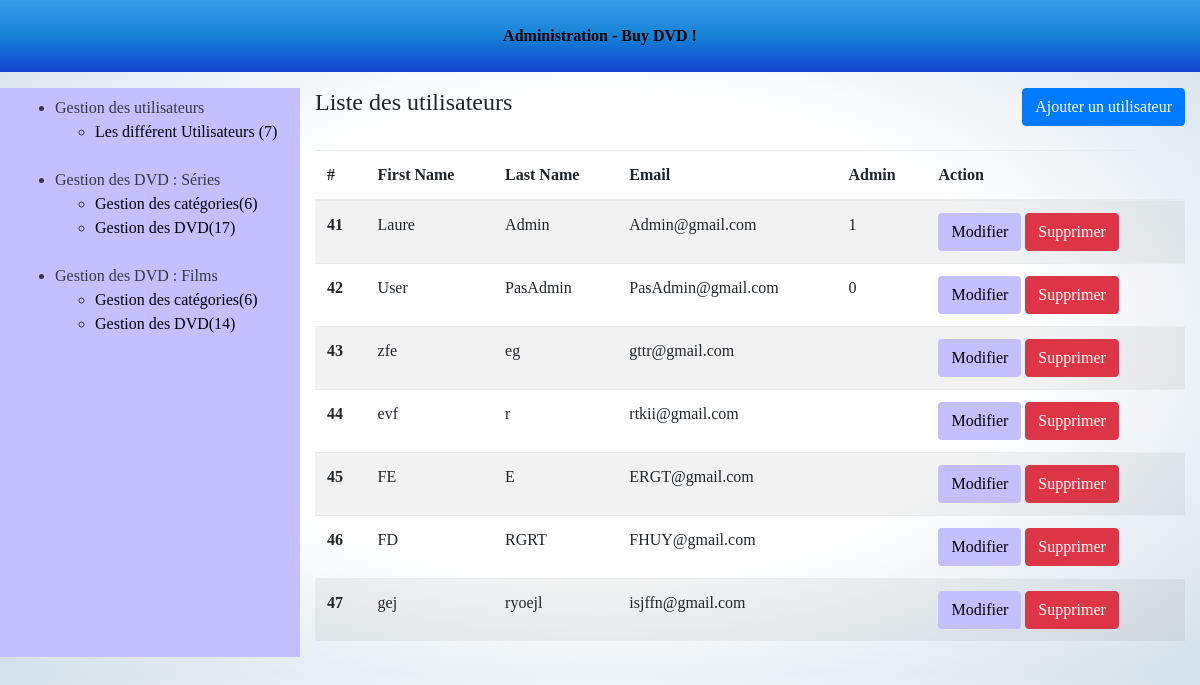
The page /admin/user-list.php (signed in) on the database as committed earlier.
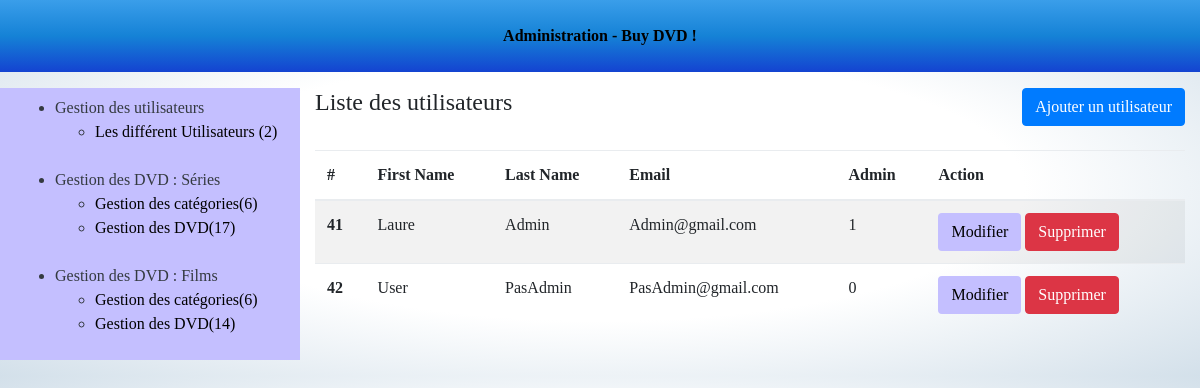
The same page on the database as committed later.
### tables this page shows
CREATE TABLE `user` (
  `id` int(11) NOT NULL,
  `image` varchar(255) DEFAULT NULL,
  `is_admin` tinyint(4) DEFAULT NULL,
  `lastname` varchar(100) NOT NULL,
  `firstname` varchar(100) NOT NULL,
  `email` varchar(255) NOT NULL,
  `password` varchar(255) NOT NULL
);

### admin/user-list.php (the view, shortened to what this page needs)
<?php
require_once '../tools/_db.php';
$query = $db->query('SELECT * FROM user');
$users = $query->fetchall();
?>
<!DOCTYPE html>
<html>
	<head>
		<?php require 'partials/head_assets.php'; ?>
	</head>
	<body class="index-body">
		<div class="container-fluid">
			<?php require 'partials/header.php'; ?>
			<div class="row my-3 index-content">
				<?php require 'partials/nav.php'; ?>
				<section class="col-9">
					<header class="pb-4 d-flex justify-content-between">
						<h4>Liste des utilisateurs</h4>
						<a class="btn btn-primary" href="user-form.php">Ajouter un utilisateur</a>
					</header>
					<?php if($users): ?>
					<table class="table table-striped">
						<thead>
							<tr>
								<th>#</th>
								<th>First Name</th>
								<th>Last Name</th>
								<th>Email</th>
								<th>Admin</th>
								<th>Action</th>
							</tr>
						</thead>
						<tbody>
							<?php foreach($users as $user): ?>
							<tr>
								<th><?php echo htmlentities($user['id']); ?></th>
								<td><?php echo htmlentities($user['firstname']); ?></td>
								<td><?php echo htmlentities($user['lastname']); ?></td>
								<td><?php echo htmlentities($user['email']); ?></td>
								<td><?php echo htmlentities($user['is_admin']); ?></td>
								<td>
									<a href="user-form.php?user_id=<?php echo $user['id']; ?>&action=edit" class="btn button">Modifier</a>
									<a onclick="return confirm('Are you sure?')" href="user-list.php?user_id=<?php echo $user['id']; ?>&action=delete" class="btn btn-danger">Supprimer</a>
								</td>
							</tr>
							<?php endforeach; ?>
						</tbody>
					</table>
					<?php else: ?>
						Aucun utilisateur enregistré.
					<?php endif; ?>
				</section>
			</div>
		</div>
	</body>
</html>

### admin/partials/head_assets.php (shortened to what this page needs)
<link rel="stylesheet" href="https://maxcdn.bootstrapcdn.com/bootstrap/4.0.0-beta.3/css/bootstrap.min.css">
<link rel="stylesheet" href="bootstrap/css/bootstrap.min.css">
 <link rel="stylesheet" href="../css/moovieseriestv.css">

### admin/partials/header.php
<header class="row mb-3 main-header">
	<div class="col py-4 text-center" style="background-image: linear-gradient(#3A9EEA, #1582D6, #1443D1);">
		<a href="index.php"><b>Administration - <a href="../index.php">Buy DVD !</a></b></a>
	</div>
</header>

### admin/partials/nav.php
<?php
	$nbUsers = $db->query("SELECT COUNT(*) FROM user")->fetchColumn();
	$nbCategoriesSerie = $db->query("SELECT COUNT(*) FROM categoryserie")->fetchColumn();
	$nbDvdSeries = $db->query("SELECT COUNT(*) FROM dvd_serie")->fetchColumn();
	$nbCategoriesFilm = $db->query("SELECT COUNT(*) FROM categorymoovie")->fetchColumn();
	$nbDvdFilm = $db->query("SELECT COUNT(*) FROM dvdmoovie")->fetchColumn();
?>
<nav class="col-3 py-2 categories-nav border-white" style="background-color:#C4BFFF;">
	<ul class="text-dark">
     <li>Gestion des utilisateurs</li>
			<ul class="text-dark">
			<li><a href="user-list.php">Les différent Utilisateurs (<?php echo $nbUsers; ?>)</a></li> <br>
			</ul>
		 <li>Gestion des DVD : Séries</li>
		 <ul class="text-dark">
			 <li><a href="categoryserie-list.php">Gestion des catégories(<?php echo $nbCategoriesSerie; ?>)</a></li>
	 		<li><a href="dvdserie-list.php">Gestion des DVD(<?php echo $nbDvdSeries; ?>)</a></li> <br>
		 </ul>
		 <li>Gestion des DVD :  Films</li>
		 <ul class="text-dark">
			<li><a href="categoryfilm-list.php">Gestion des catégories(<?php echo $nbCategoriesFilm; ?>)</a></li>
		 <li><a href="dvdfilm-list.php">Gestion des DVD(<?php echo $nbDvdFilm; ?>)</a></li>
		</ul>
	</ul>
</nav>

### css/moovieseriestv.css (style rules this page uses)
body { margin: 0; padding: 0; font-family: 'Bodoni 72', cursive; background-image: radial-gradient(white, white, #D3E0EA); }
.button, .buttontwo, .buttonThree { background-color:#C4BFFF; }
a { color: black; }

Rows that differ between the two databases and show on the page:
removed user: id "43", firstname "zfe", lastname "eg", email "gttr@gmail.com"
removed user: id "44", firstname "evf", lastname "r", email "rtkii@gmail.com"
removed user: id "45", firstname "FE", lastname "E", email "ERGT@gmail.com"
removed user: id "46", firstname "FD", lastname "RGRT", email "FHUY@gmail.com"
removed user: id "47", firstname "gej", lastname "ryoejl", email "isjffn@gmail.com"
Other text that changed with them:
$nbUsers: "7" → "2"
